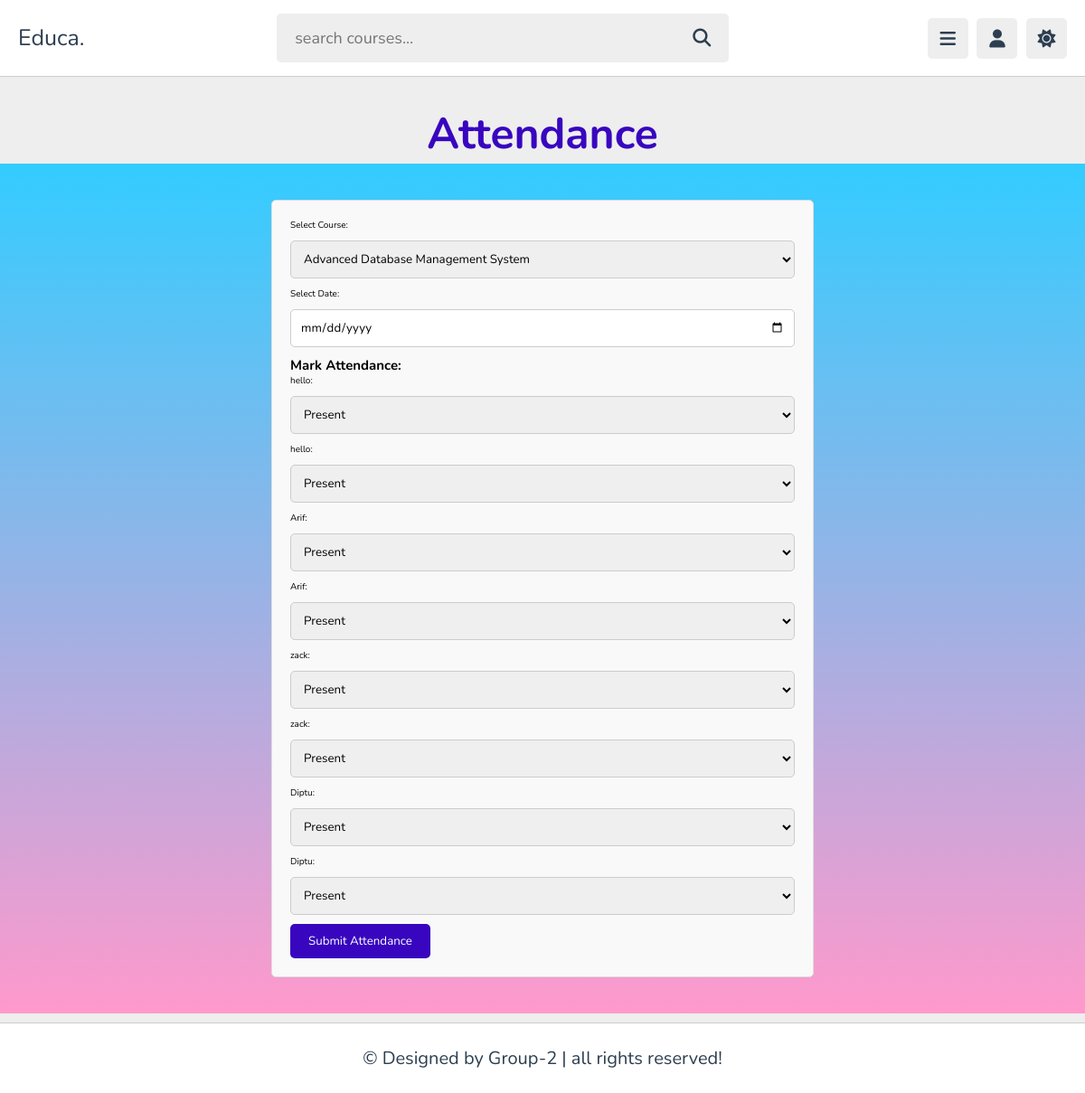
Screenshot of /add_attendance.php (signed in) with the database file from the repository.
### tables this page shows
CREATE TABLE `students` (
  `student_id` int(11) NOT NULL,
  `user_id` int(11) NOT NULL,
  `course_id` int(11) NOT NULL
);

CREATE TABLE `users` (
  `id` int(11) NOT NULL,
  `full_name` varchar(128) NOT NULL,
  `email` varchar(255) NOT NULL,
  `password` varchar(255) NOT NULL,
  `registration_type` varchar(128) NOT NULL
);

### add_attendance.php (the view, shortened to what this page needs)
<?php
require 'database.php';
$courses = [];
$sql = "SELECT course_id, course_name FROM courses";
$result = $conn->query($sql);
if ($result->num_rows > 0) {
    while ($row = $result->fetch_assoc()) {
        $courses[] = $row;
    }
}
$students = [];
$sql = "SELECT students.student_id, users.full_name as student_name
        FROM students
        JOIN users ON students.user_id = users.id";
$result = $conn->query($sql);
if ($result->num_rows > 0) {
    while ($row = $result->fetch_assoc()) {
        $students[] = $row;
    }
}
?>
<!DOCTYPE html>
<html lang="en">
<head>
   <link rel="stylesheet" href="https://cdnjs.cloudflare.com/ajax/libs/font-awesome/6.1.2/css/all.min.css">
   <link rel="stylesheet" href="css/style.css">
</head>
<body>
<header class="header">
   <section class="flex">
      <a href="home.html" class="logo">Educa.</a>
      <form action="search.html" method="post" class="search-form">
         <input type="text" name="search_box" required placeholder="search courses..." maxlength="100">
         <button type="submit" class="fas fa-search"></button>
      </form>
      <div class="icons">
         <div id="menu-btn" class="fas fa-bars"></div>
         <div id="user-btn" class="fas fa-user"></div>
         <div id="toggle-btn" class="fas fa-sun"></div>
      </div>
   </section>
</header>
<div class="attendance-title">
   <h1>Attendance</h1>
</div>
<section class="home-grid" style="background: linear-gradient(to bottom, #33ccff 0%, #ff99cc 100%)">
   <section class="attendance">
      <form class="attendance-form" method="post" action="add_attendance.php">
         <label for="course_id">Select Course:</label>
         <select name="course_id" id="course_id" required>
            <?php foreach ($courses as $course): ?>
               <option value="<?php echo $course['course_id']; ?>"><?php echo htmlspecialchars($course['course_name']); ?></option>
            <?php endforeach; ?>
         </select>
         <label for="date">Select Date:</label>
         <input type="date" name="date" id="date" required>
         <h2>Mark Attendance:</h2>
         <?php foreach ($students as $student): ?>
            <div>
               <label><?php echo htmlspecialchars($student['student_name']); ?>:</label>
               <select name="attendance_<?php echo $student['student_id']; ?>" required>
                  <option value="Present">Present</option>
               </select>
            </div>
         <?php endforeach; ?>
         <button type="submit">Submit Attendance</button>
      </form>
   </section>
</section>
<footer class="footer">
   &copy; Designed by Group-2 | all rights reserved!
</footer>
</body>
</html>

### css/style.css (style rules this page uses)
:root { --main-color:#8e44ad; --red:#e74c3c; --orange:#f39c12; --light-color:#888; --light-bg:#eee; --black:#2c3e50; --white:#fff; --border:.1rem solid rgba(0,0,0,.2); }
* { font-family: 'Nunito', sans-serif; margin:0; padding:0; box-sizing: border-box; outline: none; border:none; text-decoration: none; }
html { font-size: 62.5%; overflow-x: hidden; }
body { background-color: var(--light-bg); padding-left: 30rem; }
section { padding:2rem; margin: 0 auto; max-width: 1200px; }
.header { position: sticky; top:0; left:0; right: 0; background-color: var(--white); z-index: 1000; border-bottom: var(--border); }
.header .flex { display: flex; align-items: center; justify-content: space-between; position: relative; padding: 1.5rem 2rem; }
.header .flex .logo { font-size: 2.5rem; color: var(--black); }
.header .flex .search-form { width: 50rem; border-radius: .5rem; background-color: var(--light-bg); padding:1.5rem 2rem; display: flex; gap:2rem; }
.header .flex .search-form input { width: 100%; font-size: 1.8rem; color:var(--black); background:none; }
.header .flex .search-form button { background:none; font-size: 2rem; cursor: pointer; color:var(--black); }
.header .flex .icons div { font-size: 2rem; color:var(--black); background-color: var(--light-bg); border-radius: .5rem; height: 4.5rem; width: 4.5rem; line-height: 4.5rem; cursor: pointer; text-align: center; margin-left: .7rem; }
.footer { background-color: var(--white); border-top: var(--border); position: sticky; bottom: 0; left: 0; right: 0; text-align: center; font-size: 2rem; padding:2.5rem 2rem; color:var(--black); margin-top: 1rem; z-index: 1000; }
@media (max-width:1200px) { body { padding-left: 0; } }

### add_attendance.php (style rules this page uses)
.attendance-title { text-align: center; margin-top: 30px; color: #3806bf; font-size: 24px; }
.attendance-form { max-width: 600px; margin: 0 auto; padding: 20px; background-color: #f9f9f9; border: 1px solid #ddd; border-radius: 5px; }
.attendance-form select, .attendance-form input { width: 100%; padding: 10px; margin: 10px 0; border: 1px solid #ccc; border-radius: 5px; }
.attendance-form button { padding: 10px 20px; background-color: #3806bf; color: #fff; border: none; border-radius: 5px; cursor: pointer; }

### rows the page displays
students: user.full_name "hello", student_id "Present"
students: user.full_name "hello", student_id "Present"
students: user.full_name "Arif", student_id "Present"
students: user.full_name "Arif", student_id "Present"
students: user.full_name "zack", student_id "Present"
students: user.full_name "zack", student_id "Present"
students: user.full_name "Diptu", student_id "Present"
students: user.full_name "Diptu", student_id "Present"

### other values shown
form field course_id "Advanced Database Management System"
